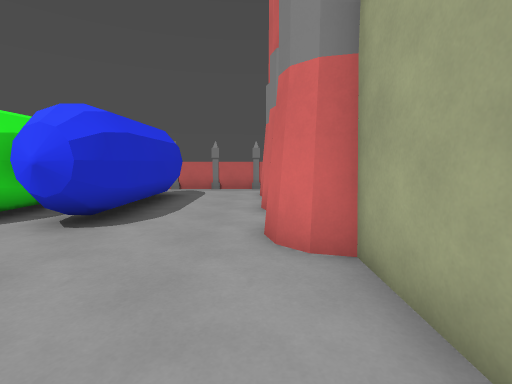
View 1 (above)

13 first-person views from a walk through a level from a Godot 3-D game. The camera is 1.3 m above the floor, tilts 6° down and sees 85° across. The floor is counted in squares, 1 m on a side. Each view is taken from the middle of a square. On the plan, view 1 faces up. The plan holds only what a view shows up to about 13 squares ahead; the rest is blank. Surface patterns are stand-ins for the level's own textures.

View 2
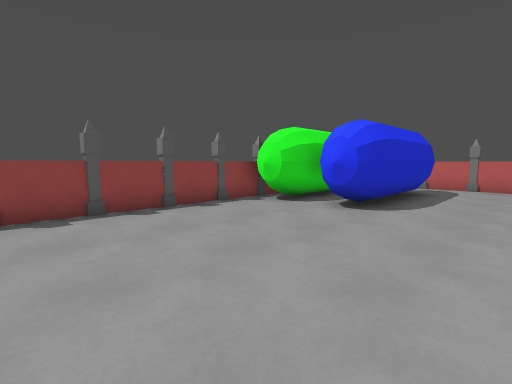

View 3
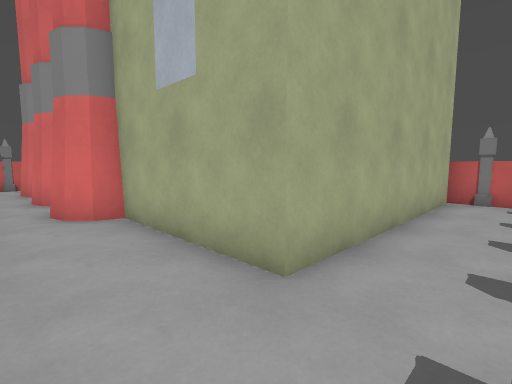

View 4
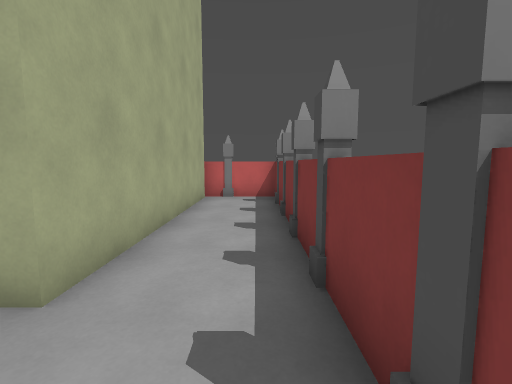

View 5
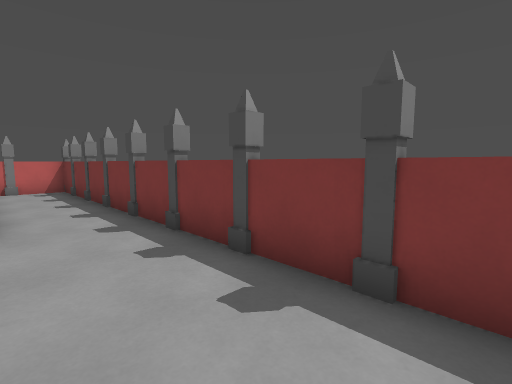

View 6
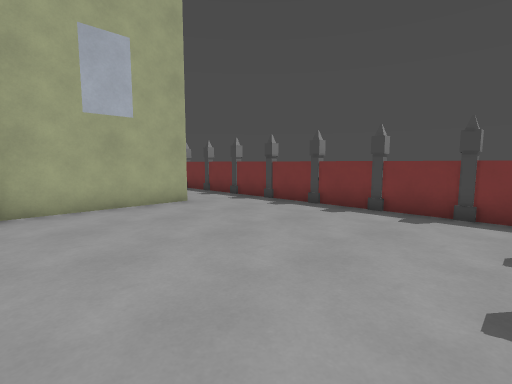

View 7
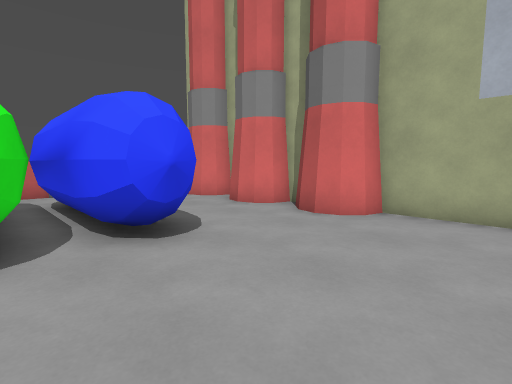

View 8
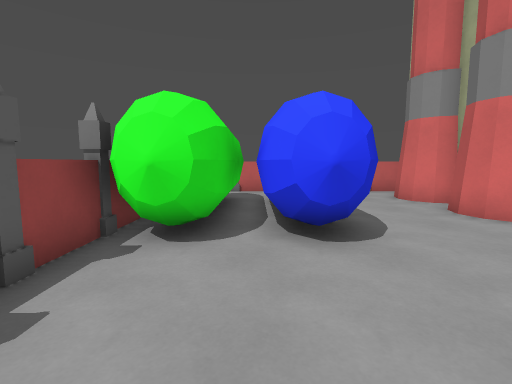

View 9
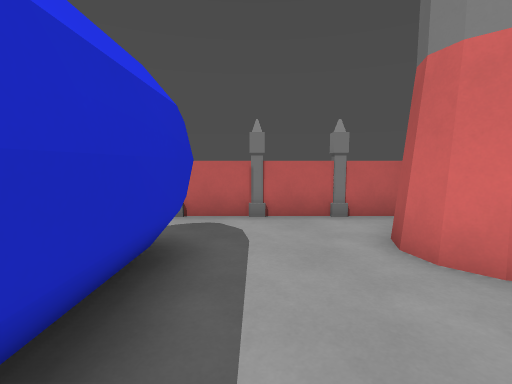

View 10
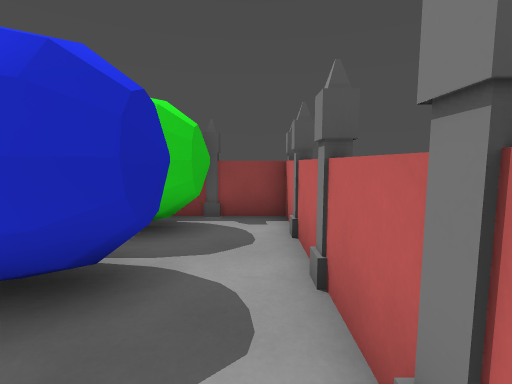

View 11
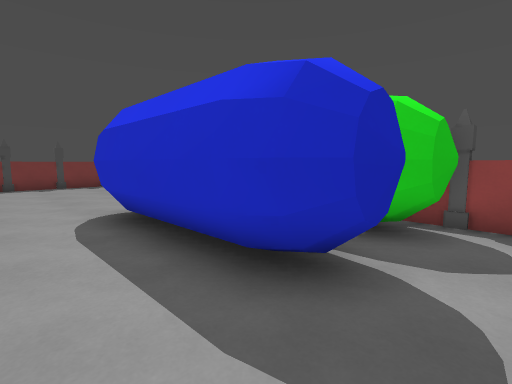

View 12
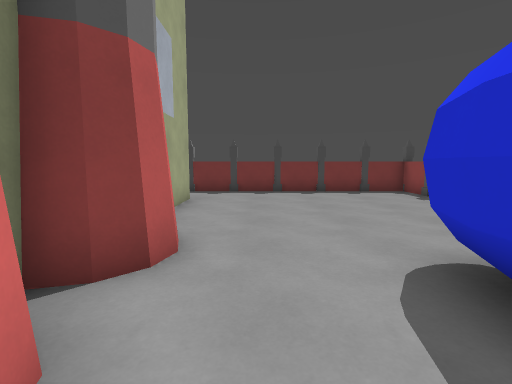

View 13
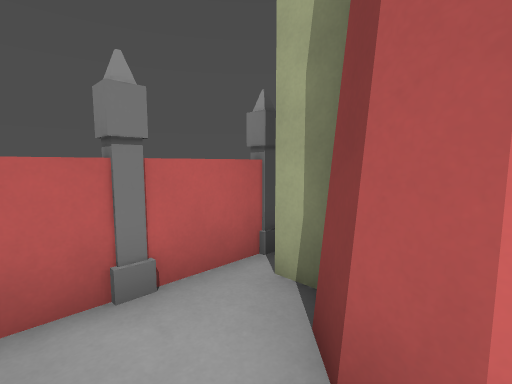

### Floor plan
Points are (right, up) in squares from view 1. A wall is a line through its corners. A room is listed if a view was taken in it or the views show most of it. See-through windows are left out.
Room 1 (views 1, 2, 3, 4, 5, 6, 7, 8, 9, 10, 11, 12, 13)
walls: (-3.5, 4.9) (-4.1, 5) (-4.8, 5.8); (-3.4, 5.1) (-4, 4.9); (-3.4, 5.1) (-3.8, 4.9); (-3, 5.8) (-3.4, 5.1) (-4.1, 5) (-4.4, 5.1); (-4.2, 5) (-4.4, 5.1); (-4.3, 5) (-4.8, 5.8); (-2.8, 6.6) (-3, 5.9) (-3.7, 5.1); (-6, 5.1) (-6.4, 4.9); (-5.6, 5.7) (-5.9, 5.1) (-6.5, 5); (-5.6, 5.8) (-6.3, 4.9) (-7, 5.1); (-6.6, 4.9) (-7, 5.1); (-7.7, 6.7) (-7.7, -4); (0.8, 10.1) (0.4, 10.5) (0.2, 11.1) (0.4, 11.6) (0.9, 12.1); (-2.9, 10.5) (-2.9, 6.5); (-8.1, -3.7) (10, -3.7); (-3.6, 11.9) (-3, 11.2) (-2.8, 10.4); (-3.9, 12) (-3.4, 11.9) (-3, 11.3); (-4, 12) (-3.4, 11.9); (1.4, 12.2) (1.4, 13.1); (-3.9, 12.1) (-3.4, 11.9); (2.1, 13.7) (-4.6, 13.7); (9.7, -4.1) (9.7, -1.1) (1.4, -1.1) (1.4, 3.9) (0.8, 4) (0.4, 4.5) (0.2, 5) (0.4, 5.7) (0.8, 6) (1.4, 6.2) (1.4, 6.8) (0.8, 7) (0.4, 7.4) (0.2, 8) (0.4, 8.7)
low walls: (-3.3, 6.5) (-3.4, 5.9); (-3.1, 6.6) (-3.3, 5.6); (-3, 10.5) (-3, 6.5); (-3.2, 10.5) (-3.2, 6.5); (-3.5, 11.3) (-3.3, 10.5); (-3.2, 11.4) (-3, 10.4)
ways out: opening at (-4, 13) to room 2
Room 2 (no view inside)
walls: (-6.4, 12.1) (-6, 11.9) (-5.7, 11.4); (-6.5, 12) (-6, 11.9); (-6.2, 11.9) (-5.7, 11.3); (-4.6, 13.7) (-8, 13.7); (-7.7, 14) (-7.7, 11.5)
ways out: opening at (-4, 13) to room 1

Positions as (right, up) in squares from view 1, and headings:
1: (0, 0), facing up
2: (0, -2), facing up-left
3: (-1, -3), facing up-right
4: (-1, -3), facing right
5: (-5, -1), facing down-right
6: (-7, 4), facing down-right
7: (-6, 1), facing up-right
8: (-5, 1), facing up
9: (-2, 7), facing up
10: (-1, 13), facing left
11: (-1, 13), facing down-left
12: (-1, 9), facing down
13: (-1, 11), facing up-right
